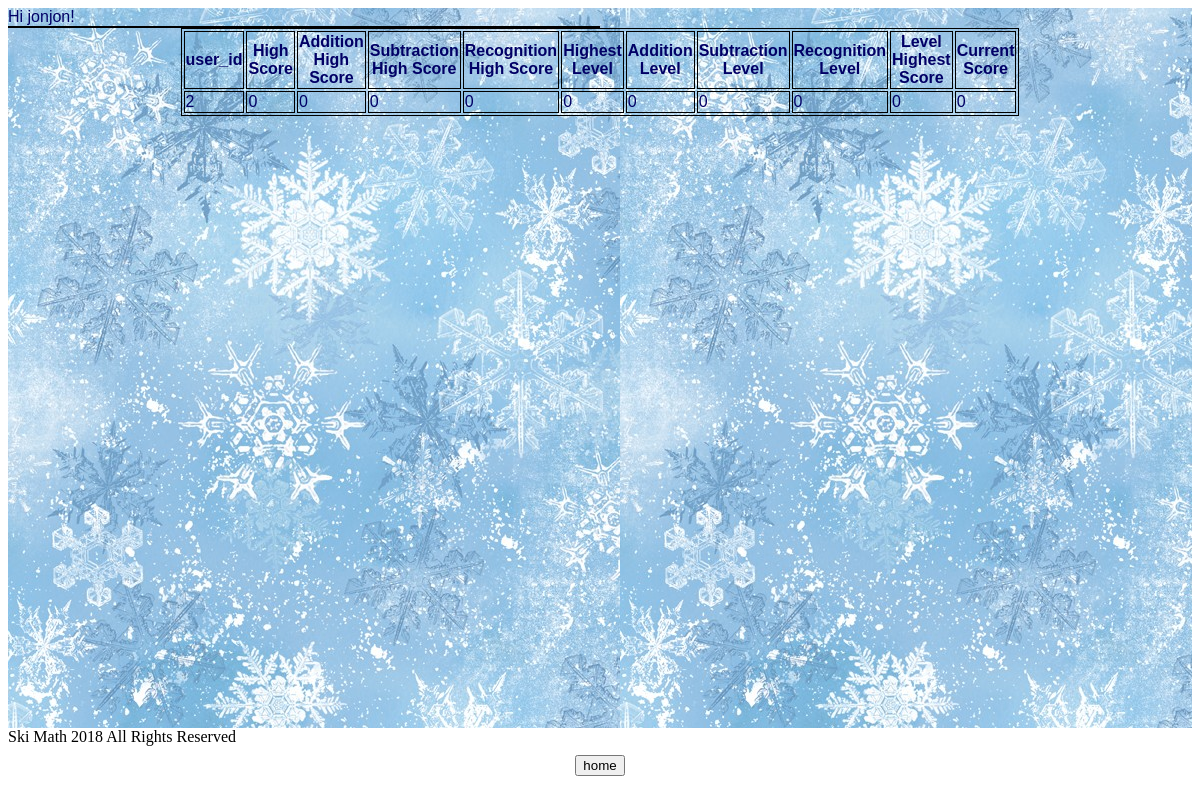
The page /ski_math/stats/ (signed in) on the database its author committed.
### ski_math/models.py (models this page shows, shortened)
class CustomUser(AbstractUser):
    is_student = models.BooleanField('student status', default=False)
    is_teacher = models.BooleanField('teacher status', default=False)

class Student(models.Model):
    objects = models.Manager()
    user = models.OneToOneField(CustomUser, on_delete=models.CASCADE, primary_key=True)
    highestScore = models.PositiveIntegerField(default=0)
    addHighestScore = models.PositiveIntegerField(default=0)
    subHighestScore = models.PositiveIntegerField(default=0)
    recHighestScore = models.PositiveIntegerField(default=0)
    highestLevel = models.PositiveIntegerField(default=0)
    addLevel = models.PositiveIntegerField(default=0)
    subLevel = models.PositiveIntegerField(default=0)
    recLevel = models.PositiveIntegerField(default=0)
    levelHighestScore = models.PositiveIntegerField(default=0)
    currentScore = models.PositiveIntegerField(default=0)

### ski_math/views.py (the view)
# urls.py: path('stats/', views.Stats.as_view(), name='stats'),
class Stats(TemplateView):
    template_name = 'stats.html'
    def get(self, request):
        current_user = request.user
        account_info = Student.objects.filter(user_id__exact=current_user.id)
        context = {'account_info': account_info}
        return render(request, 'stats.html', context)

### templates/stats.html (shortened to what this page needs)
{% extends 'base.html' %}
{% block content %}
{% if user.is_authenticated and user.is_student%}
  Hi {{ user.username }}!
  {% if account_info %}
    <table>
      <table align="center">
        <tr>
            <th>user_id</th>
            <th>High Score</th>
            <th>Addition High Score</th>
            <th>Subtraction High Score</th>
            <th>Recognition High Score</th>
            <th>Highest Level</th>
            <th>Addition Level</th>
            <th>Subtraction Level</th>
            <th>Recognition Level</th>
            <th>Level Highest Score</th>
            <th>Current Score</th>
        </tr>
        {% for account in account_info %}
        <tr>
          <td>{{account.user_id}}</td>
          <td>{{account.highestScore}}</td>
          <td>{{account.addHighestScore}}</td>
          <td>{{account.subHighestScore}}</td>
          <td>{{account.recHighestScore}}</td>
          <td>{{account.highestLevel}}</td>
          <td>{{account.addLevel}}</td>
          <td>{{account.subLevel}}</td>
          <td>{{account.recLevel}}</td>
          <td>{{account.levelHighestScore}}</td>
          <td>{{account.currentScore}}</td>
        </tr>
      {% endfor %}
    </table>
    <div class = "midbottom">
    <p><a href="{% url 'home' %}"><button>home</button></a></p></table></div>
  {% else %}
    <p>No info available.</p>
    <div class = "midbottom">
    <p><a href="{% url 'home' %}"><button>home</button></a></p></div>
  {% endif %}
{% else %}
<div class = "center">
  <p>You are not logged in</p>
  <a href="{% url 'login' %}"><button>login</button></a></div>
{% endif %}
{% endblock %}

### ski_math/static/web/base.css (style rules this page uses)
table, th, td { border: 1px solid black; }
table { width: 50%; vertical-align: center; }
th { text-align: center; }
td { text-align: left; }
div.midbottom { position: absolute; left:0; text-align: center; bottom: 8px; right: 0px; }

### rows shown on the page
CustomUser: username "jonjon"
Student: user_id "2", highestScore "0", addHighestScore "0", subHighestScore "0", recHighestScore "0", highestLevel "0", addLevel "0", subLevel "0", recLevel "0", levelHighestScore "0", currentScore "0"
